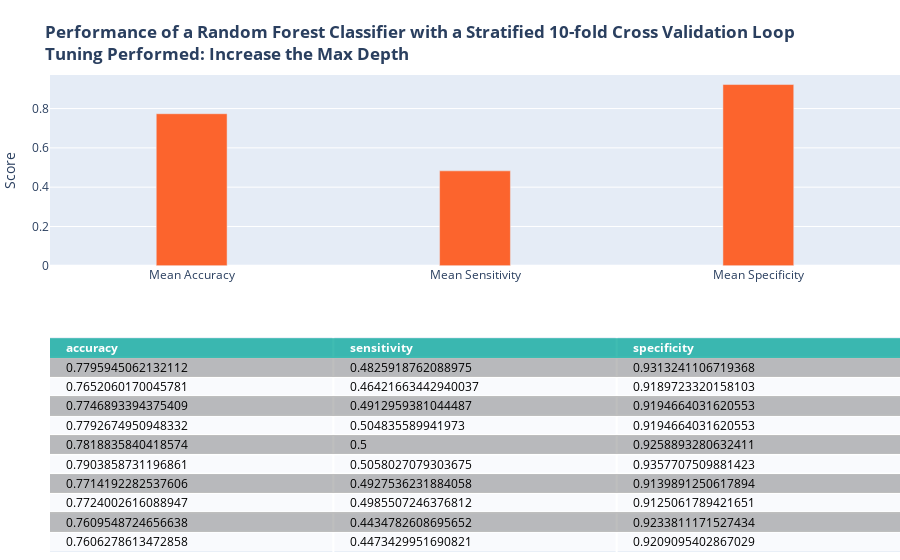

Write notebook code for a chart like this one.
### Code cell
## repeat adjusting tuning parameters to achieve better results
# increasing max depth (largely increases complexity), 
cellTitle = '<b>Performance of a Random Forest Classifier with a Stratified 10-fold Cross Validation Loop<br>Tuning Performed: Increase the Max Depth</b>'
rfcScore = []
rf_clf = RandomForestClassifier(max_depth=15, random_state=1024, n_jobs=-1)
for train,test in skf.split(X_mat,y):
    rf_clf.fit(X_mat[train],y.values.ravel()[train])
    y_hat = rf_clf.predict(X_mat[test])
    
    cm = confusion_matrix(y.loc[test],y_hat, labels=[1,0])
    rfcScore.append({'accuracy':(cm[0,0]+cm[1,1])/sum(cm.ravel()),
                'sensitivity':cm[0,0]/(cm[0,0]+cm[0,1]),
                'specificity':cm[1,1]/(cm[1,1]+cm[1,0])})
rfcScore = pd.DataFrame(rfcScore)
rfFig = plotMetrics(rfcScore, cellTitle)
rfFig.show()

### Figure 1 — Plotly figure (JSON) as saved in the notebook; plotly's stock layout.template omitted (floating-point values rounded to 4 significant figures)
{"data": [{"colorscale": [[0, "#00A699"], [0.5, "#a9a9a9"], [1, "#ffffff"]], "hoverinfo": "none", "opacity": 0.75, "showscale": false, "type": "heatmap", "z": [[0, 0, 0], [0.5, 0.5, 0.5], [1, 1, 1], [0.5, 0.5, 0.5], [1, 1, 1], [0.5, 0.5, 0.5], [1, 1, 1], [0.5, 0.5, 0.5], [1, 1, 1], [0.5, 0.5, 0.5], [1, 1, 1]]}, {"marker": {"color": "#FC642D"}, "type": "bar", "width": 0.25, "x": ["Mean Accuracy", "Mean Sensitivity", "Mean Specificity"], "xaxis": "x2", "y": [0.7736, 0.4831, 0.9222], "yaxis": "y2"}], "layout": {"annotations": [{"align": "left", "font": {"color": "#ffffff"}, "showarrow": false, "text": "<b>accuracy</b>", "x": -0.45, "xanchor": "left", "xref": "x", "y": 0, "yref": "y"}, {"align": "left", "font": {"color": "#ffffff"}, "showarrow": false, "text": "<b>sensitivity</b>", "x": 0.55, "xanchor": "left", "xref": "x", "y": 0, "yref": "y"}, {"align": "left", "font": {"color": "#ffffff"}, "showarrow": false, "text": "<b>specificity</b>", "x": 1.55, "xanchor": "left", "xref": "x", "y": 0, "yref": "y"}, {"align": "left", "font": {"color": "#000000"}, "showarrow": false, "text": "0.7795945062132112", "x": -0.45, "xanchor": "left", "xref": "x", "y": 1, "yref": "y"}, {"align": "left", "font": {"color": "#000000"}, "showarrow": false, "text": "0.4825918762088975", "x": 0.55, "xanchor": "left", "xref": "x", "y": 1, "yref": "y"}, {"align": "left", "font": {"color": "#000000"}, "showarrow": false, "text": "0.9313241106719368", "x": 1.55, "xanchor": "left", "xref": "x", "y": 1, "yref": "y"}, {"align": "left", "font": {"color": "#000000"}, "showarrow": false, "text": "0.7652060170045781", "x": -0.45, "xanchor": "left", "xref": "x", "y": 2, "yref": "y"}, {"align": "left", "font": {"color": "#000000"}, "showarrow": false, "text": "0.46421663442940037", "x": 0.55, "xanchor": "left", "xref": "x", "y": 2, "yref": "y"}, {"align": "left", "font": {"color": "#000000"}, "showarrow": false, "text": "0.9189723320158103", "x": 1.55, "xanchor": "left", "xref": "x", "y": 2, "yref": "y"}, {"align": "left", "font": {"color": "#000000"}, "showarrow": false, "text": "0.7746893394375409", "x": -0.45, "xanchor": "left", "xref": "x", "y": 3, "yref": "y"}, {"align": "left", "font": {"color": "#000000"}, "showarrow": false, "text": "0.4912959381044487", "x": 0.55, "xanchor": "left", "xref": "x", "y": 3, "yref": "y"}, {"align": "left", "font": {"color": "#000000"}, "showarrow": false, "text": "0.9194664031620553", "x": 1.55, "xanchor": "left", "xref": "x", "y": 3, "yref": "y"}, {"align": "left", "font": {"color": "#000000"}, "showarrow": false, "text": "0.7792674950948332", "x": -0.45, "xanchor": "left", "xref": "x", "y": 4, "yref": "y"}, {"align": "left", "font": {"color": "#000000"}, "showarrow": false, "text": "0.504835589941973", "x": 0.55, "xanchor": "left", "xref": "x", "y": 4, "yref": "y"}, {"align": "left", "font": {"color": "#000000"}, "showarrow": false, "text": "0.9194664031620553", "x": 1.55, "xanchor": "left", "xref": "x", "y": 4, "yref": "y"}, {"align": "left", "font": {"color": "#000000"}, "showarrow": false, "text": "0.7818835840418574", "x": -0.45, "xanchor": "left", "xref": "x", "y": 5, "yref": "y"}, {"align": "left", "font": {"color": "#000000"}, "showarrow": false, "text": "0.5", "x": 0.55, "xanchor": "left", "xref": "x", "y": 5, "yref": "y"}, {"align": "left", "font": {"color": "#000000"}, "showarrow": false, "text": "0.9258893280632411", "x": 1.55, "xanchor": "left", "xref": "x", "y": 5, "yref": "y"}, {"align": "left", "font": {"color": "#000000"}, "showarrow": false, "text": "0.7903858731196861", "x": -0.45, "xanchor": "left", "xref": "x", "y": 6, "yref": "y"}, {"align": "left", "font": {"color": "#000000"}, "showarrow": false, "text": "0.5058027079303675", "x": 0.55, "xanchor": "left", "xref": "x", "y": 6, "yref": "y"}, {"align": "left", "font": {"color": "#000000"}, "showarrow": false, "text": "0.9357707509881423", "x": 1.55, "xanchor": "left", "xref": "x", "y": 6, "yref": "y"}, {"align": "left", "font": {"color": "#000000"}, "showarrow": false, "text": "0.7714192282537606", "x": -0.45, "xanchor": "left", "xref": "x", "y": 7, "yref": "y"}, {"align": "left", "font": {"color": "#000000"}, "showarrow": false, "text": "0.4927536231884058", "x": 0.55, "xanchor": "left", "xref": "x", "y": 7, "yref": "y"}, {"align": "left", "font": {"color": "#000000"}, "showarrow": false, "text": "0.9139891250617894", "x": 1.55, "xanchor": "left", "xref": "x", "y": 7, "yref": "y"}, {"align": "left", "font": {"color": "#000000"}, "showarrow": false, "text": "0.7724002616088947", "x": -0.45, "xanchor": "left", "xref": "x", "y": 8, "yref": "y"}, {"align": "left", "font": {"color": "#000000"}, "showarrow": false, "text": "0.4985507246376812", "x": 0.55, "xanchor": "left", "xref": "x", "y": 8, "yref": "y"}, {"align": "left", "font": {"color": "#000000"}, "showarrow": false, "text": "0.9125061789421651", "x": 1.55, "xanchor": "left", "xref": "x", "y": 8, "yref": "y"}, {"align": "left", "font": {"color": "#000000"}, "showarrow": false, "text": "0.7609548724656638", "x": -0.45, "xanchor": "left", "xref": "x", "y": 9, "yref": "y"}, {"align": "left", "font": {"color": "#000000"}, "showarrow": false, "text": "0.4434782608695652", "x": 0.55, "xanchor": "left", "xref": "x", "y": 9, "yref": "y"}, {"align": "left", "font": {"color": "#000000"}, "showarrow": false, "text": "0.9233811171527434", "x": 1.55, "xanchor": "left", "xref": "x", "y": 9, "yref": "y"}, {"align": "left", "font": {"color": "#000000"}, "showarrow": false, "text": "0.7606278613472858", "x": -0.45, "xanchor": "left", "xref": "x", "y": 10, "yref": "y"}, {"align": "left", "font": {"color": "#000000"}, "showarrow": false, "text": "0.4473429951690821", "x": 0.55, "xanchor": "left", "xref": "x", "y": 10, "yref": "y"}, {"align": "left", "font": {"color": "#000000"}, "showarrow": false, "text": "0.9209095402867029", "x": 1.55, "xanchor": "left", "xref": "x", "y": 10, "yref": "y"}], "autosize": true, "margin": {"b": 0, "l": 50, "r": 0, "t": 75}, "title": {"text": "<b>Performance of a Random Forest Classifier with a Stratified 10-fold Cross Validation Loop<br>Tuning Performed: Increase the Max Depth</b>"}, "xaxis": {"autorange": true, "dtick": 1, "gridwidth": 2, "range": [-0.5, 2.5], "showticklabels": false, "tick0": -0.5, "ticks": "", "zeroline": false}, "xaxis2": {"anchor": "y2", "autorange": true, "range": [-0.5, 2.5], "type": "category"}, "yaxis": {"autorange": true, "domain": [0, 0.45], "dtick": 1, "gridwidth": 2, "range": [10.5, -0.5], "showticklabels": false, "tick0": 0.5, "ticks": "", "zeroline": false}, "yaxis2": {"anchor": "x2", "autorange": true, "domain": [0.6, 1], "range": [0, 0.9707], "title": {"text": "Score"}, "type": "linear"}}}
